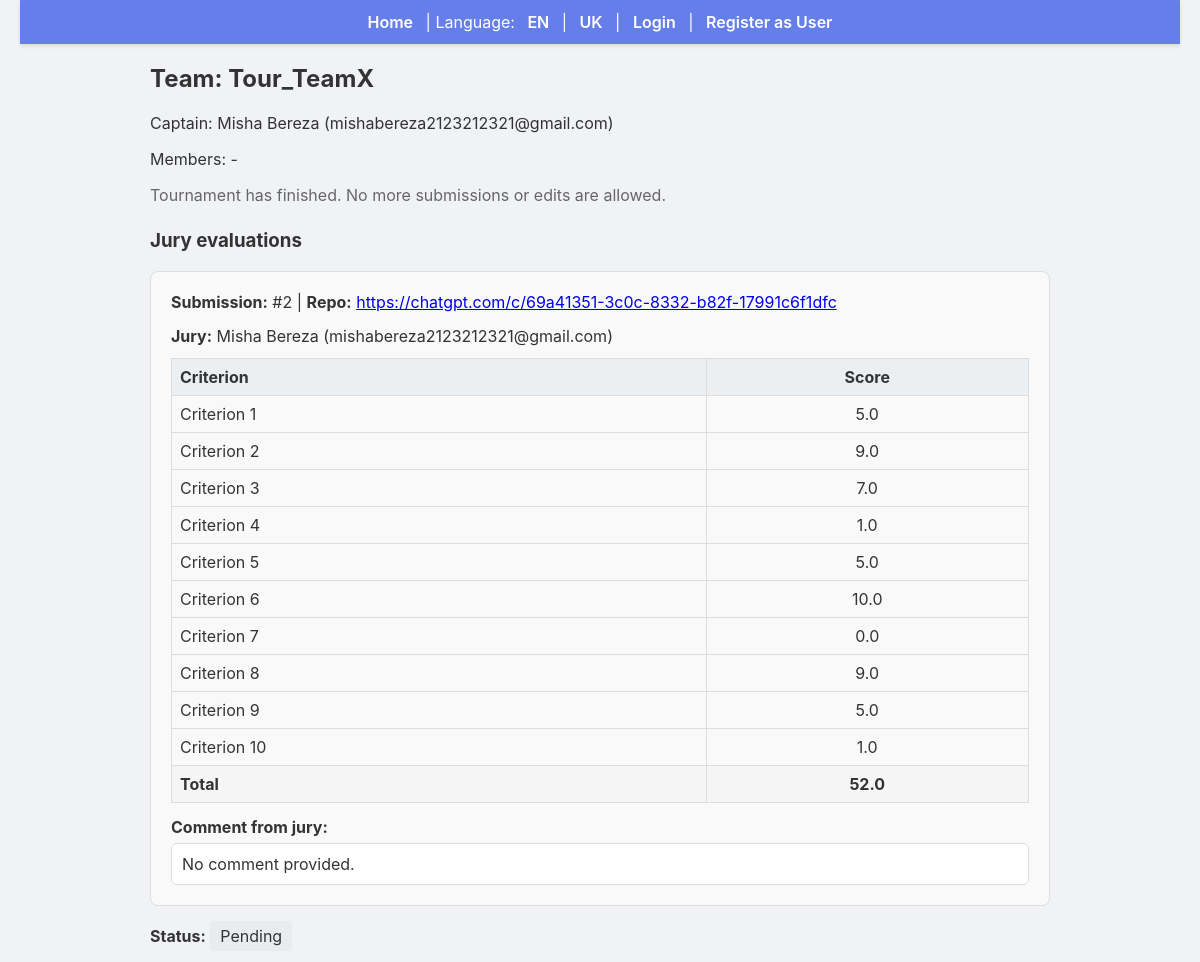
/team/2, run on an earlier commit of the app's database.
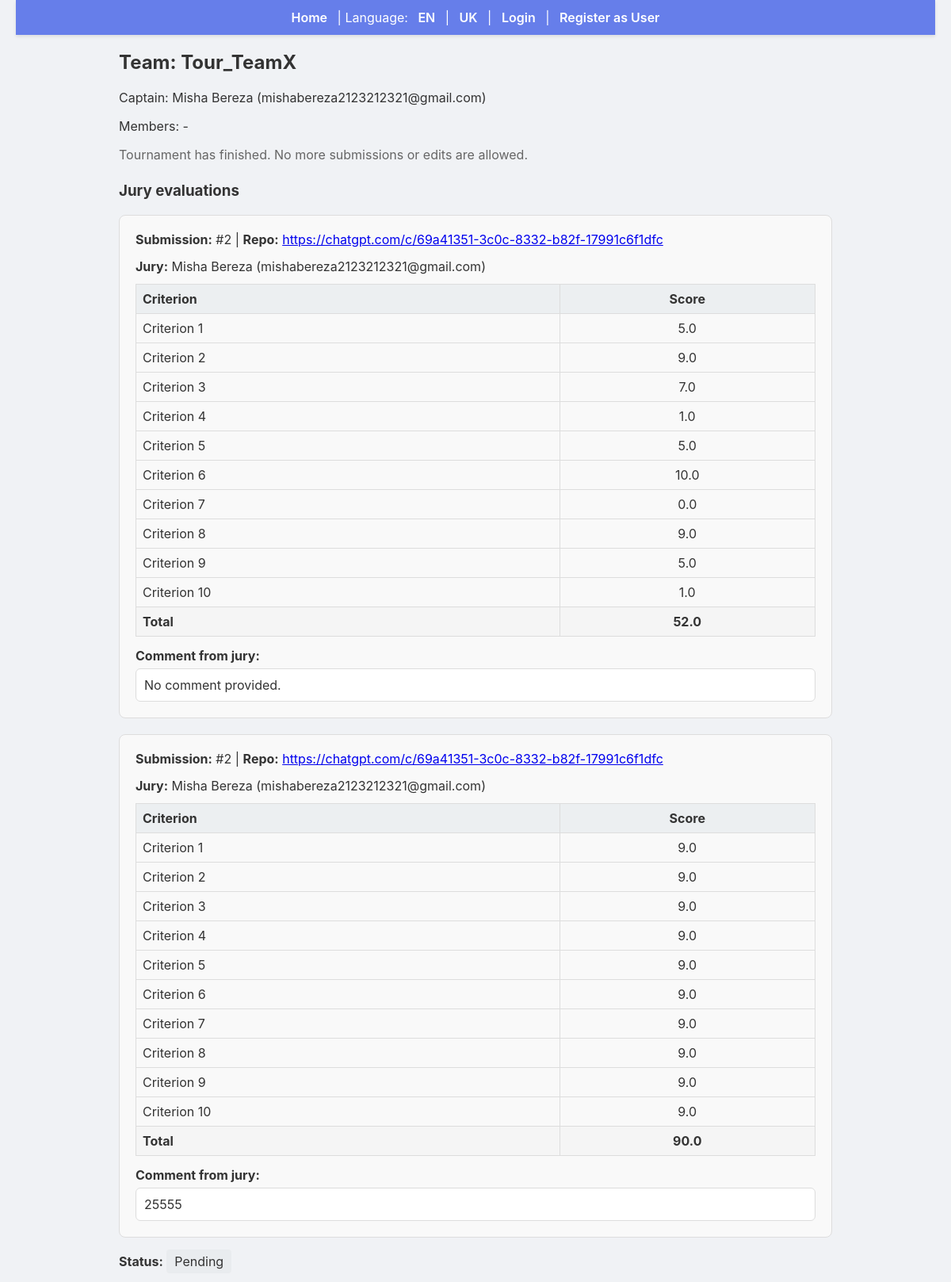
And on a later commit of the database.
### backend/models.py (models this page shows, shortened)
class Team(db.Model):
    id = db.Column(db.Integer, primary_key=True)
    name = db.Column(db.String(200), nullable=False)
    captain_id = db.Column(db.Integer, db.ForeignKey('user.id'), nullable=False)
    captain = db.relationship('User', foreign_keys=[captain_id])
    members = db.relationship('User', secondary=team_members, backref='teams', lazy='dynamic')
    tournament_id = db.Column(db.Integer, db.ForeignKey('tournament.id'))
    submissions = db.relationship('Submission', backref='team', lazy=True)
    repo_url = db.Column(db.String(500))
    live_url = db.Column(db.String(500))
    comments = db.Column(db.Text)
    submitted_at = db.Column(db.DateTime)
    submission_status = db.Column(db.String(30), default='None')  # None, Pending, Accepted, Rejected, Returned

class User(db.Model):
    id = db.Column(db.Integer, primary_key=True)
    first_name = db.Column(db.String(120), nullable=False)
    last_name = db.Column(db.String(120), nullable=False)
    email = db.Column(db.String(200), unique=True, nullable=False)
    age = db.Column(db.Integer)
    bio = db.Column(db.Text)
    role = db.Column(db.String(30), default='team')

class Submission(db.Model):
    id = db.Column(db.Integer, primary_key=True)
    team_id = db.Column(db.Integer, db.ForeignKey('team.id'))
    round_id = db.Column(db.Integer, db.ForeignKey('round.id'))
    repo_url = db.Column(db.String(500))
    demo_url = db.Column(db.String(500))
    description = db.Column(db.Text)
    submitted_at = db.Column(db.DateTime, default=datetime.utcnow)
    evaluations = db.relationship('Evaluation', backref='submission', lazy=True)

class Evaluation(db.Model):
    id = db.Column(db.Integer, primary_key=True)
    submission_id = db.Column(db.Integer, db.ForeignKey('submission.id'))
    jury_id = db.Column(db.Integer, db.ForeignKey('user.id'))
    score1 = db.Column(db.Float)
    score2 = db.Column(db.Float)
    score3 = db.Column(db.Float)
    score4 = db.Column(db.Float)
    score5 = db.Column(db.Float)
    score6 = db.Column(db.Float)
    score7 = db.Column(db.Float)
    score8 = db.Column(db.Float)
    score9 = db.Column(db.Float)
    score10 = db.Column(db.Float)
    score_tech = db.Column(db.Float)
    score_func = db.Column(db.Float)
    score_ui = db.Column(db.Float)
    comment = db.Column(db.Text)
    def total(self):
        parts = [
            p for p in (
                self.score1, self.score2, self.score3, self.score4, self.score5,
                self.score6, self.score7, self.score8, self.score9, self.score10
            ) if p is not None
        ]
        if not parts:
            parts = [p for p in (self.score_tech, self.score_func, self.score_ui) if p is not None]
        return sum(parts) if parts else 0

### backend/teams.py (the view, shortened to what this page needs)
def team_page(teamid):
    team = Team.query.get_or_404(teamid)
    t = db.session.get(Tournament, team.tournament_id)
    user = get_current_user()
    is_finished = bool(t and t.status.lower() in ('finished', 'completed', 'closed'))
    is_member = False
    can_edit = (is_member or session.get('admin'))
    can_submit = user and (user.id == team.captain_id or session.get('admin'))
    message = None
    def sync_team_submission_record():
        """Mirror captain/team submission data into Submission for jury evaluation."""
        if not t or not team.repo_url:
            return
        latest_round = Round.query.filter_by(tournament_id=t.id).order_by(Round.level.desc(), Round.id.desc()).first()
        round_id = latest_round.id if latest_round else None
        submission_query = Submission.query.filter_by(team_id=team.id)
        if round_id is None:
            submission = submission_query.filter(Submission.round_id.is_(None)).first()
        else:
            submission = submission_query.filter_by(round_id=round_id).first()
        if not submission:
            submission = Submission(team_id=team.id, round_id=round_id)
            db.session.add(submission)
        submission.repo_url = team.repo_url
        submission.demo_url = team.live_url
        submission.description = team.comments
    if is_finished and team.submission_status in (None, '', 'None'):
        team.submission_status = 'Submitted'
        db.session.commit()
    evaluation_rows = []
    if is_finished:
        submissions = Submission.query.filter_by(team_id=team.id).order_by(Submission.id.desc()).all()
        for submission in submissions:
            submission_evaluations = Evaluation.query.filter_by(submission_id=submission.id).order_by(Evaluation.id.asc()).all()
            for evaluation in submission_evaluations:
                jury = db.session.get(User, evaluation.jury_id)
                scores = [
                    evaluation.score1, evaluation.score2, evaluation.score3, evaluation.score4, evaluation.score5,
                    evaluation.score6, evaluation.score7, evaluation.score8, evaluation.score9, evaluation.score10
                ]
                evaluation_rows.append({
                    'submission': submission,
                    'jury': jury,
                    'evaluation': evaluation,
                    'scores': scores,
                    'total': evaluation.total(),
                })
    return render_template(
        'team.html',
        team=team,
        tournament=t,
        can_edit=can_edit,
        can_submit=can_submit,
        message=message,
        evaluation_rows=evaluation_rows,
        is_finished=is_finished
    )

### backend/app.py (called while the page is built)
@app.context_processor
def inject_user_processor():
    return inject_user()

@app.context_processor
def translation_processor():
    return translation()

### backend/app_helpers.py (called while the page is built)
def get_current_user():
    uid = session.get('user_id')
    if uid:
        return db.session.get(User, uid)
    return None

def inject_user():
    return {'get_current_user': get_current_user}

def translation():
    lang = session.get('language', 'en')
    def t(key):
        return get_text(key, lang)
    return {
        't': t,
        'lang': lang,
        'supported_languages': list(TRANSLATIONS.keys())
    }

### backend/translations.py (called while the page is built)
def get_text(key, lang='en'):
    if lang not in TRANSLATIONS:
        lang = 'en'
    return TRANSLATIONS[lang].get(key, key)

### templates/team.html (shortened to what this page needs)
{% extends 'base.html' %}
{% block content %}
  <h2>Team: {{ team.name }}</h2>
  <p>Captain: {{ team.captain.first_name }} {{ team.captain.last_name }} ({{ team.captain.email }})</p>
  <p>Members: {% for m in team.members.all() %}{{ m.first_name }} {{ m.last_name }} ({{ m.email }}){% if not loop.last %}, {% endif %}{% else %}-{% endfor %}</p>
  {% if tournament and tournament.status.lower() in ['submission','running'] %}
    <h3>Submit your work</h3>
    {% if can_submit %}
      <details style="margin-bottom:20px;">
        <summary style="cursor:pointer;font-weight:bold;">Edit team members</summary>
        <div style="padding:10px 0;">
          <label><b>Members emails (comma separated)</b><br>
            <textarea name="members" rows="2" style="width:100%; padding:8px; border:1px solid #ccc;">{% for m in team.members.all() %}{{m.email}}{% if not loop.last %},{% endif %}{% endfor %}</textarea>
          </label>
          <p style="font-size:12px;color:#666;margin-top:8px;">Only the captain can change team membership; enter registered users' emails separated by commas.</p>
        </div>
      </details>
    {% endif %}
    <p style="color:#666; font-size:12px;">
      {% if can_edit %}
        {% if can_submit %}
          Choose 'Save' to save your work. Use 'Submit' (captain only) to finalize submission.
        {% else %}
          You may attach links for your team. Only the captain can submit.
        {% endif %}
      {% else %}
        Only team members can attach links. Ask your captain to submit the work.
      {% endif %}
    </p>
    <form method="post" style="max-width: 500px; background:#f9f9f9; padding:20px; border-radius:8px;">
      <div style="margin-bottom:15px;">
        <label><b>GitHub Repository URL *</b></label><br>
        <input type="url" name="repo_url" value="{{ team.repo_url or '' }}" {% if can_edit %}required{% else %}disabled{% endif %} style="width:100%; padding:8px; border:1px solid #ccc;">
        <small style="color:#999;">Required: Link to your GitHub repository</small>
      </div>
      <div style="margin-bottom:15px;">
        <label><b>Live Demo URL</b></label><br>
        <input type="url" name="live_url" value="{{ team.live_url or '' }}" {% if not can_edit %}disabled{% endif %} style="width:100%; padding:8px; border:1px solid #ccc;">
        <small style="color:#999;">Optional: Link to your live demo</small>
      </div>
      <div style="margin-bottom:20px;">
        <label><b>Comments</b></label><br>
        <textarea name="comments" rows="3" {% if not can_edit %}disabled{% endif %} style="width:100%; padding:8px; border:1px solid #ccc;">{{ team.comments or '' }}</textarea>
      </div>
      {% if can_edit %}
        <button name="action" value="save" style="padding:10px 20px; background:#17a2b8; color:white; border:none; border-radius:4px; margin-right:10px; cursor:pointer;">Save</button>
        {% if can_submit %}
          <button name="action" value="send" style="padding:10px 20px; background:#28a745; color:white; border:none; border-radius:4px; cursor:pointer;">Submit</button>
        {% endif %}
      {% endif %}
    </form>
  {% elif is_finished %}
    <p style="color:#666;">Tournament has finished. No more submissions or edits are allowed.</p>
    <div style="max-width: 1100px; margin-top: 24px;">
      <h3>Jury evaluations</h3>
      {% if evaluation_rows %}
        {% for row in evaluation_rows %}
          <div style="background:#f9f9f9; border:1px solid #ddd; border-radius:8px; padding:20px; margin-bottom:20px;">
            <div style="margin-bottom: 14px;">
              <strong>Submission:</strong> #{{ row.submission.id }}
              {% if row.submission.repo_url %}
                | <strong>Repo:</strong> <a href="{{ row.submission.repo_url }}" target="_blank">{{ row.submission.repo_url }}</a>
              {% endif %}
            </div>
            <div style="margin-bottom: 10px;">
              <strong>Jury:</strong>
              {% if row.jury %}
                {{ row.jury.first_name }} {{ row.jury.last_name }} ({{ row.jury.email }})
              {% else %}
                Unknown jury member
              {% endif %}
            </div>
            <table style="width:100%; border-collapse: collapse; margin-top: 12px;">
              <thead>
                <tr style="background:#eceff1;">
                  <th style="border:1px solid #ddd; padding:8px; text-align:left;">Criterion</th>
                  <th style="border:1px solid #ddd; padding:8px; text-align:center;">Score</th>
                </tr>
              </thead>
              <tbody>
                {% for score in row.scores %}
                  <tr>
                    <td style="border:1px solid #ddd; padding:8px;">Criterion {{ loop.index }}</td>
                    <td style="border:1px solid #ddd; padding:8px; text-align:center;">{{ score if score is not none else '-' }}</td>
                  </tr>
                {% endfor %}
                <tr style="background:#f5f5f5; font-weight:700;">
                  <td style="border:1px solid #ddd; padding:8px;">Total</td>
                  <td style="border:1px solid #ddd; padding:8px; text-align:center;">{{ row.total }}</td>
                </tr>
              </tbody>
            </table>
            <div style="margin-top: 14px;">
              <strong>Comment from jury:</strong>
              <div style="margin-top:6px; padding:10px; background:white; border:1px solid #ddd; border-radius:6px;">
                {{ row.evaluation.comment if row.evaluation.comment else 'No comment provided.' }}
              </div>
            </div>
          </div>
        {% endfor %}
      {% else %}
        <p style="color:#666;">No jury evaluations available yet.</p>
      {% endif %}
    </div>
  {% else %}
    <p style="color:#666;">Submission stage not active yet.</p>
  {% endif %}
  {% if team.submission_status %}
    <p style="margin-top:15px;"><b>Status:</b> <span style="padding:5px 10px; background:#e9ecef; border-radius:4px;">{{ team.submission_status }}</span></p>
  {% endif %}
{% endblock %}

### templates/base.html (shortened to what this page needs)
<!doctype html>
<html>
  <head>
    <link rel="stylesheet" href="/static/css/main.css">
  </head>
  <body>
    <nav>
      <a href="/">{{ t('home') }}</a>
      |
      {{ t('language') }}:
      <a href="{{ url_for('set_language', lang='en') }}">EN</a> |
      <a href="{{ url_for('set_language', lang='uk') }}">UK</a>
      {% set _cur = get_current_user() %}
      {% if _cur %}
        | <a href="/user/{{ _cur.id }}" title="Profile">Profile: {{ _cur.first_name }}</a>
        | <a href="/logout">Logout</a>
      {% else %}
        | <a href="/login">Login</a>
        | <a href="/register">{{ t('register') }}</a>
      {% endif %}
    </nav>
    <div class="container">
      {% block content %}{% endblock %}
    </div>
  </body>
</html>

### static/css/main.css (style rules this page uses)
body { font-family: -apple-system, BlinkMacSystemFont, 'Segoe UI', Roboto, Oxygen, Ubuntu, Cantarell, 'Open Sans', 'Helvetica Neue', sans-serif; margin: 0; padding: 0 20px; background: #f0f2f5; color: #333; }
nav { text-align: center; padding: 12px 0; background: #667eea; color: white; box-shadow: 0 2px 4px rgba(0,0,0,0.1); }
nav a { color: white; text-decoration: none; margin: 0 8px; font-weight: 600; }
.container { max-width: 900px; margin: 0 auto; }

What changed in the data, as far as the page shows it:
added Evaluation: score1 "9.0", score2 "9.0", score3 "9.0", score4 "9.0", score5 "9.0", score6 "9.0", score7 "9.0", score8 "9.0", score9 "9.0", score10 "9.0", evaluation "25555", shown under "2"
Also different on the page:
new list line: "Submission: # | Repo: Jury: ( ) Criterion Score Total 90.0 Comment from jury:"
new list line: "2 https://chatgpt.com/c/69a41351-3c0c-8332-b82f-17991c6f1dfc"
new list line: "Misha Bereza mishabereza2123212321@gmail.com"
